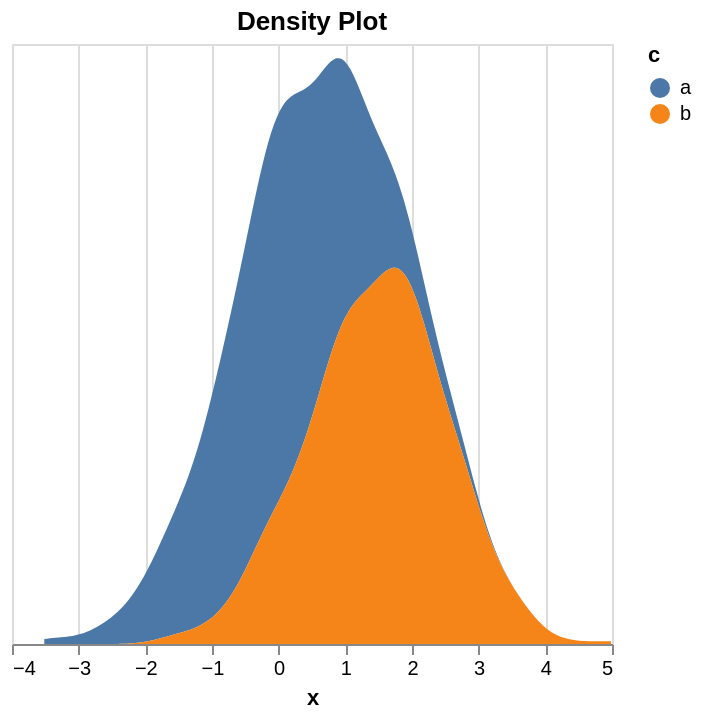

Vega-Lite specification stored for this chart:
### Vega-Lite specification from a JSON file in a GitHub repository (floating-point values rounded to 4 significant figures; data arrays with more than 128 entries replaced by an {"elided": "..."} marker saying what was removed)
{"$schema": "https://vega.github.io/schema/vega-lite/v5.json", "encoding": {"x": {"field": "val", "title": "x", "type": "quantitative"}, "color": {"field": "c", "type": "nominal"}, "opacity": {"condition": {"param": "legend_selection", "value": 1, "empty": true}, "value": 0.15}, "y": {"axis": null, "field": "dens", "title": null, "type": "quantitative"}}, "data": {"values": {"elided": "1000 records"}}, "title": "Density Plot", "params": [{"name": "grid", "bind": "scales", "select": {"encodings": ["x", "y"], "type": "interval"}}, {"name": "legend_selection", "bind": "legend", "select": {"fields": ["c"], "type": "point"}}], "mark": {"type": "area", "orient": "vertical", "opacity": 0.4}, "transform": [{"density": "x", "as": ["val", "dens"], "groupby": ["c"]}]}
